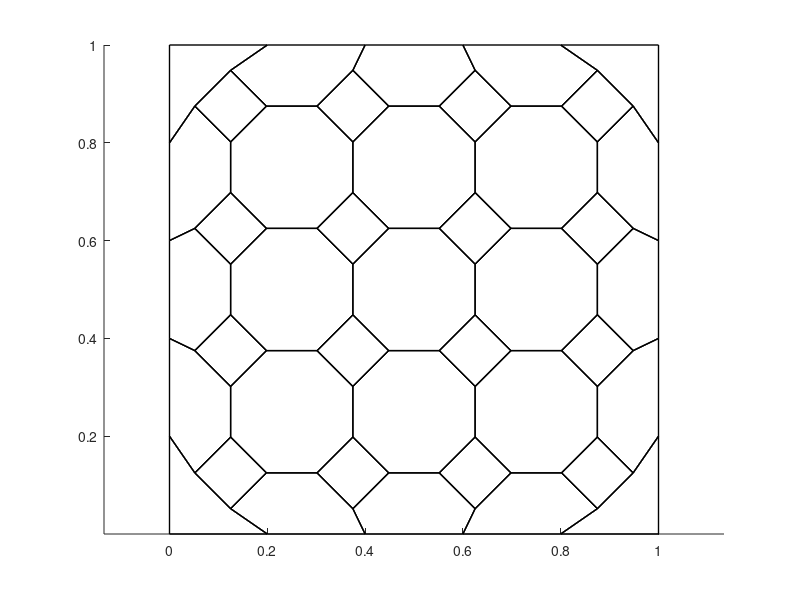

Recreate this plot in MATLAB.
%versione griglia ottagoni con nodi sui bordi equidistanti per i due assi

clear
close all

x0=0; y0=0;
f1=1; f2=1;  
xmin=x0; xmax=x0+f1;  
ymin=y0; ymax=y0+f2;  

n=8;
suddx=5;

alpha = 2*pi/n; %angolo tra due vertici
theta = pi/2+alpha/2; %angolo di rotazione

if suddx==1
    suddx=2; 
end

a=(f1/(suddx-1))/2;
suddy = ceil(abs(ymax-a-ymin)/(2*a))+1;

r_vertice = a/cos(alpha/2);
r_lato = sin(alpha/2)*2*r_vertice;

x=zeros(1,n);
y=zeros(1,n);

x_centro=xmin;
y_centro=ymax;

indelem=0;
elem_x=cell(suddx*suddy+(suddx-1)*(suddy-1),1);
elem_y=cell(suddx*suddy+(suddx-1)*(suddy-1),1);
elem=cell(suddx*suddy+(suddx-1)*(suddy-1),1);

dx=f1/suddx;
dy=f2/suddy;

hold on
for i=1:suddy
    for j=1:suddx            
        indelem=indelem+1;
        %creo l'ottagono, theta indica la rotazione
        for k=1:n       
           x(k)=x_centro+r_vertice*cos(alpha*(k-1)+theta);
           y(k)=y_centro+r_vertice*sin(alpha*(k-1)+theta);
        end 
        %CREAZIONE ROMBI
        if j<suddx && i<suddy
            x_q=[x(6) x(5) x(6) x(6)+abs(x(6)-x(5))];
            y_q=[y(6) y(5) y(5)-abs(y(6)-y(5)) y(5)];
            elem_x{indelem+suddx,:}=x_q;
            elem_y{indelem+suddx,:}=y_q;
        end
        %MODIFICA OTTAGONI
        if i==1
            if j==1
                x=[xmin xmin x(5) x(6) xmin+dx];
                y=[ymax ymax-dy y(4) y(6) ymax];
            elseif j==suddx
                x=[xmax-dx x(3) x(4) xmax xmax];
                y=[ymax y(3) y(4) ymax-dy ymax];
            else
                x=[xmin+dx*(j-1) x(3:6) xmin+dx*j];
                y=[ymax y(3:6) ymax];
            end          
        elseif i==suddy
            if j==1
                x=[xmin xmin xmin+dx x(7:end)];
                y=[ymin+dy ymin ymin y(7:end)];
            elseif j==suddx
                x=[xmax x(1:2) xmax-dx xmax];
                y=[ymin+dy y(1:2) ymin ymin];
            else
                x=[x(1:2) xmin+dx*(j-1) xmin+dx*j x(7:end)];
                y=[y(1:2) ymin ymin y(7:end)];
            end 
        else
            if j==1
                x=[xmin xmin x(5:end)];
                y=[ymax-dy*(i-1) ymax-dy*i y(5:end)];
            elseif j==suddx
                x=[xmax x(1:4) xmax];
                y=[ymax-dy*(i-1) y(1:4) ymax-dy*i];
            end
        end
        
        elem_x{indelem,:}=x;
        elem_y{indelem,:}=y;
        if indelem==1
          nodi_x = x;
          nodi_y = y;
        else
          nodi_x = [nodi_x x];
          nodi_y = [nodi_y y];
        end
        if j==suddx && i<suddy
            indelem=indelem+suddx-1;
        end
        
        x_centro=x_centro+2*a;
    end
    x_centro=xmin;
    y_centro=y_centro-2*a;
end
%% NODES ENUMERATION
linee_x=uniquetol(nodi_x); %quicksort + ascending order
linee_y=fliplr(uniquetol(nodi_y)); %descending order
nodi_unici=zeros(1,2); %indices of nodes laying on unique x and y lines
count_nodi_unici=zeros(1,1); %nodes numeration for each vertex
count_nodi_globali=0; %counter for global nodes
xvert=zeros(1,1);
yvert=zeros(1,1);

for s=1:indelem
    for k=1:length(elem_x{s,:}) 
        count_nodi_globali=count_nodi_globali+1;
        %find node's position on unique lines with tolerance
        ind_pos_x=ismembertol(linee_x,elem_x{s,:}(1,k));
        ind_pos_y=ismembertol(linee_y,elem_y{s,:}(1,k));
        if s==1
            count_nodi_unici(end+1)=count_nodi_globali;       
            elem{s,:}(1,k)=count_nodi_unici(end);
            xvert(end+1)= linee_x(ind_pos_x);
            yvert(end+1)= linee_y(ind_pos_y);
        else
            %if finds duplicates of nodes' indices
            if find(ismember(nodi_unici,[find(ind_pos_x==1) find(ind_pos_y==1)],'rows'))
                %find the index of the non repeated "original" node
                index = find(ismember(nodi_unici,[find(ind_pos_x==1) find(ind_pos_y==1)],'rows'));
                %insert the nueration already given to the existing node
                count_nodi_unici(end+1)=count_nodi_unici(index(1));
                %update the elements cell
                elem{s,:}(1,k)=count_nodi_unici(end);
                % decrease global counter
                count_nodi_globali=count_nodi_globali-1;
            else
                count_nodi_unici(end+1)=count_nodi_globali;  
                elem{s,:}(1,k)=count_nodi_unici(end);
                %insert only non repeated coordinates
                xvert(end+1)= linee_x(ind_pos_x);
                yvert(end+1)= linee_y(ind_pos_y);
            end
        end
        nodi_unici(end+1,:)=[find(ind_pos_x==1) find(ind_pos_y==1)]; 
    end
end
%remove first element for initialization
xvert(1)=[];
yvert(1)=[];

%% GRID PLOT
%building boundary nodes
nnode=length(xvert);
j=0;
b=zeros(1,1);
for i=1:nnode
    if abs(xvert(i)-xmin)<=1e-10 || abs(xvert(i)-xmax)<=1e-10 || abs(yvert(i)-ymin)<=1e-10 || abs(yvert(i)-ymax)<=1e-10
        j=j+1;
        b(j)=i;
    end
end
griglia.dirichlet=b(:);
griglia.neuman=0;

%draw elements with their nodes

for iel=1:indelem
    xvertici=elem{iel,:};
    xv=xvert(xvertici);
    yv=yvert(xvertici);
    plot([xv, xv(1)],[yv, yv(1)],'k','linewidth',1)
    hold on
    %h=text(mean(xv), mean(yv), {num2str(iel)});
    %set(h,'color','r')
end

%for i=1:length(xvert)
%    plot( xvert(i),yvert(i),'o'); text(xvert(i)+0.03,yvert(i)+0.03, num2str(i));   
%end

%for i=1:j
%   plot(xvert(b(i)),yvert(b(i)),'m*')
%end

griglia.elements=indelem;
griglia.vertices=[xvert;yvert];
griglia.bordo=b(:);
axis equal
